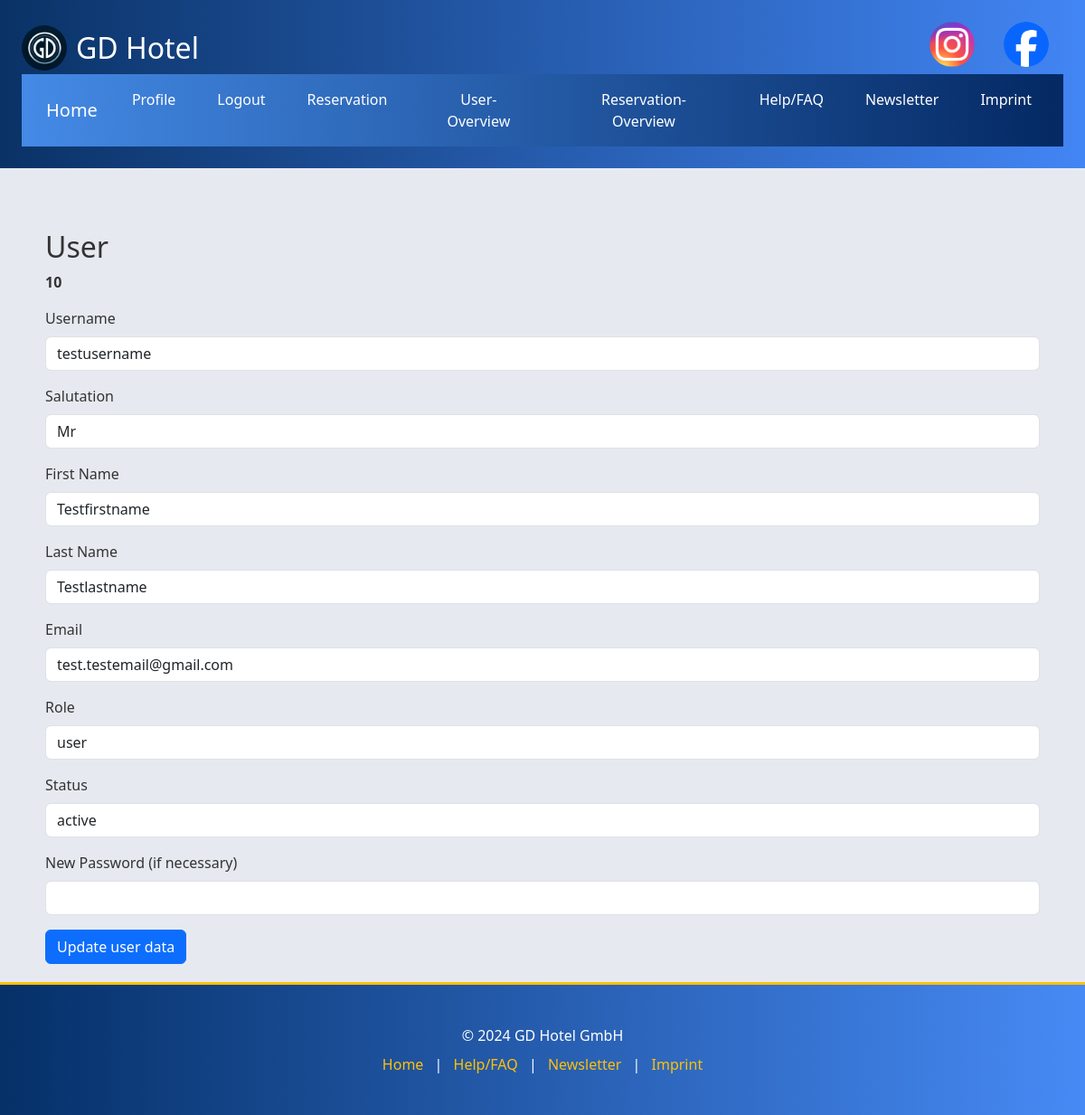
Page /edit-user.php?id=10 (signed in) on the committed database.
### tables this page shows
CREATE TABLE `users` (
  `id` int(11) NOT NULL,
  `salutation` varchar(4) NOT NULL,
  `firstname` varchar(50) NOT NULL,
  `lastname` varchar(50) NOT NULL,
  `useremail` varchar(100) NOT NULL,
  `username` varchar(50) NOT NULL,
  `password` varchar(260) NOT NULL,
  `role` varchar(50) NOT NULL,
  `status` varchar(50) NOT NULL
);

### edit-user.php (the view, shortened to what this page needs)
<?php
require_once('form/dbaccess.php');
$db_obj = new mysqli($host, $user, $dbpassword, $database);
if ($db_obj->connect_error) {
    echo "Connection Error: " . $db_obj -> connect_error;
    exit();
}else{
    $current_id = $_GET['id'];
    $sql = "SELECT * FROM users WHERE id = '$current_id'";
    $result = $db_obj -> query($sql);
    while ($row = $result->fetch_array()) {
        $profile_salutation = $row['salutation'];
        $profile_firstname = $row['firstname'];
        $profile_lastname = $row['lastname'];
        $profile_email = $row['useremail'];
        $profile_username = $row['username'];
        $role = $row['role'];
        $status = $row['status'];
        break;
    }
}
?>
<!DOCTYPE html>
<html lang="en">
<head>
</head>
<body>
<?php include('header.php');
?>
<div class="container mt-5">
    <h2>User</h2>
    <p><strong><?= htmlspecialchars($current_id); ?></strong></p>
    <form action="form/edit-user-form.php?id=<?php echo htmlspecialchars($current_id); ?>" method="POST">
        <div class="mb-3">
            <label for="username" class="form-label">Username</label>
            <input type="text" class="form-control" id="username" name="username"
                   value="<?php echo htmlspecialchars($profile_username); ?>" required>
        </div>
        <div class="mb-3">
            <label for="salutation" class="form-label">Salutation</label>
            <select id="salutation" name="salutation" class="form-control">
                <option value="Mr" <?php if ($profile_salutation == 'Mr') echo 'selected'; ?>>Mr</option>
            </select>
        </div>
        <div class="mb-3">
            <label for="name" class="form-label">First Name</label>
            <input type="text" class="form-control" id="name" name="name"
                   value="<?php echo htmlspecialchars($profile_firstname); ?>" required>
        </div>
        <div class="mb-3">
            <label for="surname" class="form-label">Last Name</label>
            <input type="text" class="form-control" id="surname" name="surname"
                   value="<?php echo htmlspecialchars($profile_lastname); ?>" required>
        </div>
        <div class="mb-3">
            <label for="email" class="form-label">Email</label>
            <input type="email" class="form-control" id="email" name="email"
                   value="<?php echo htmlspecialchars($profile_email); ?>" required>
        </div>
        <div class="mb-3">
            <label for="role" class="form-label">Role</label>
            <input type="role" class="form-control" id="role" name="role"
                   value="<?php echo htmlspecialchars($role); ?>" required>
        </div>
        <div class="mb-3">
            <label for="status" class="form-label">Status</label>
            <select id="status" name="status" class="form-control">
                <option value="active"<?php if ($status == 'active') echo 'selected'; ?> >active</option>
            </select>
        </div>
        <div class="mb-3">
            <label for="new_password" class="form-label">New Password (if necessary)</label>
            <input type="password" class="form-control" id="new_password" name="new_password">
        </div>
        <button type="submit" class="btn btn-primary">Update user data</button>
    </form>
</div>
<?php include('footer.php'); ?>
</body>
</html>

### rows in the picture
users: username "testusername", salutation "Mr", name "Testfirstname", surname "Testlastname", email "test.testemail@gmail.com", role "user", status "active"

### other values in the picture
$current_id "10"
